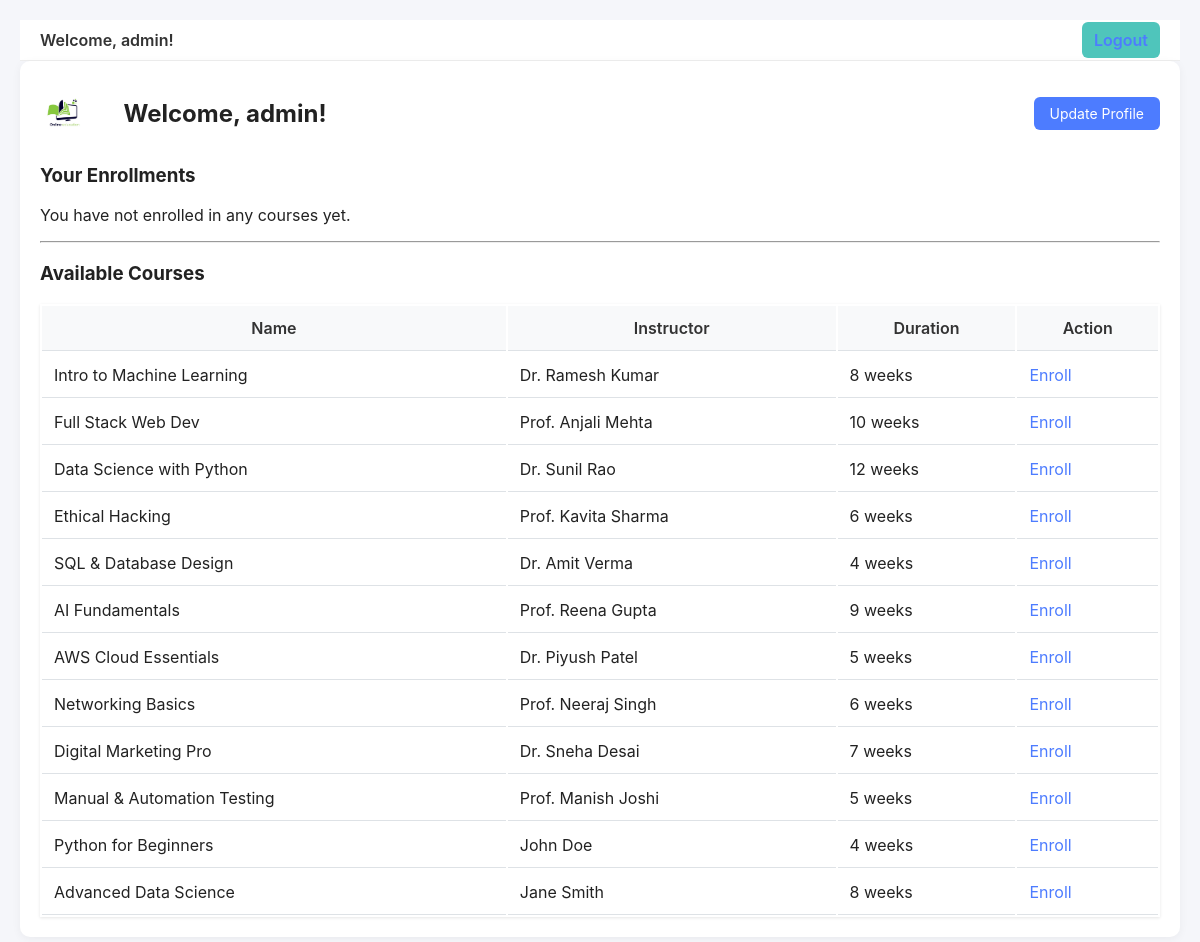
The page /home (signed in) on the database its author committed.
### app/models.py (models this page shows, shortened)
class Users(db.Model):
    __tablename__ = 'Users'
    user_id = db.Column(db.Integer, primary_key=True)
    username = db.Column(db.String(50), nullable=False)
    email = db.Column(db.String(100), unique=True, nullable=False)
    password = db.Column(db.String(50), nullable=False)
    enrollments = db.relationship('Enrollments', back_populates='user')

class Courses(db.Model):
    __tablename__ = 'Courses'
    course_id = db.Column(db.Integer, primary_key=True)
    course_name = db.Column(db.String(100), nullable=False)
    instructor_id = db.Column(db.Integer, db.ForeignKey('Instructors.instructor_id'))
    duration = db.Column(db.String(20))
    instructor = db.relationship('Instructors', back_populates='courses')
    enrollments = db.relationship('Enrollments', back_populates='course')

class Instructors(db.Model):
    __tablename__ = 'Instructors'
    instructor_id = db.Column(db.Integer, primary_key=True)
    instructor_name = db.Column(db.String(50), nullable=False)
    expertise = db.Column(db.String(100), nullable=False)
    contact = db.Column(db.String(15))
    courses = db.relationship('Courses', back_populates='instructor')

### app/routes/auth.py (the view)
@auth_bp.route('/home')
def home():
    if 'user_id' not in session:
        flash("Please login first.", "warning")
        return redirect(url_for('auth.login'))
    user = Users.query.get(session['user_id'])
    enrollments = Enrollments.query.filter_by(user_id=user.user_id).all()
    all_courses = Courses.query.all()
    return render_template('home.html', user=user, enrollments=enrollments, courses=all_courses)

### app/templates/home.html (shortened to what this page needs)
{% extends "base.html" %}
{% block content %}
<div class="user-dashboard">
  <div class="dashboard-header">
    <div class="login-logo">
      <img src="{{ url_for('static', filename='images/logo.png') }}" alt="Online Education logo">
    </div>
    <div class="header-content">
      <h2>Welcome, {{ user.username }}!</h2>
      <a href="{{ url_for('auth.update_user') }}" class="update-profile-btn">Update Profile</a>
    </div>
  </div>
  <div class="dashboard-section">
    <h3>Your Enrollments</h3>
{% if enrollments %}
<table border="1" cellpadding="5">
  <tr><th>Course</th><th>Instructor</th><th>Status</th><th>Date</th></tr>
  {% for e in enrollments %}
  <tr>
    <td>{{ e.course.course_name }}</td>
    <td>{{ e.course.instructor.instructor_name }}</td>
    <td>{{ e.status }}</td>
    <td>{{ e.enrollment_date }}</td>
  </tr>
  {% endfor %}
</table>
{% else %}
<p>You have not enrolled in any courses yet.</p>
{% endif %}
<hr>
<h3>Available Courses</h3>
<table border="1" cellpadding="5">
  <tr><th>Name</th><th>Instructor</th><th>Duration</th><th>Action</th></tr>
  {% for c in courses %}
  <tr>
    <td>{{ c.course_name }}</td>
    <td>{{ c.instructor.instructor_name }}</td>
    <td>{{ c.duration }}</td>
    <td><a href="{{ url_for('auth.enroll', course_id=c.course_id) }}">Enroll</a></td>
  </tr>
  {% endfor %}
</table>
{% endblock %}

### app/templates/base.html (shortened to what this page needs)
<!DOCTYPE html>
<html lang="en">
<head>
  <link rel="stylesheet" href="{{ url_for('static', filename='css/styles.css') }}">
</head>
<body>
  <header class="topbar">
    <div class="topbar-inner">
      {% if 'admin' in request.endpoint %}
      {% elif user %}
        <div class="topbar-left">Welcome, {{ user.username }}!</div>
        <div class="topbar-right"><a href="{{ url_for('auth.logout') }}" class="logout-btn">Logout</a></div>
      {% else %}
        <div class="topbar-right">
          <a href="{{ url_for('auth.login') }}">Login</a>
          &nbsp;|&nbsp;
          <a href="{{ url_for('auth.register') }}">Sign up</a>
        </div>
      {% endif %}
    </div>
  </header>
  {% block content %}{% endblock %}
</body>
</html>

### app/static/css/styles.css (style rules this page uses)
body { font-family: 'Inter', sans-serif; background-color: #f5f6fa; margin: 0; padding: 20px; color: #222; min-height: 100vh; }
.topbar { background: white; border-bottom: 1px solid #eee; padding: 10px 20px; }
.topbar-left { font-weight: 600; color: #333; }
.topbar-right a { color: #4d7cff; text-decoration: none; margin-left: 8px; font-weight: 600; }
.logout-btn { background: #4fc5bb; color: white; padding: 8px 12px; border-radius: 6px; text-decoration: none; font-weight: 600; }
.user-dashboard { max-width: 1200px; margin: 0 auto; padding: 20px; background: white; border-radius: 10px; box-shadow: 0 2px 10px rgba(0,0,0,0.05); }
.header-content { display: flex; align-items: center; justify-content: space-between; flex-grow: 1; margin-left: 20px; }
.header-content h2 { margin: 0; }
.update-profile-btn { background: #4d7cff; color: white; padding: 8px 16px; border-radius: 6px; text-decoration: none; font-size: 14px; transition: background-color 0.3s; }
.dashboard-section table { width: 100%; margin-top: 15px; border: none; box-shadow: 0 1px 3px rgba(0,0,0,0.1); }
.dashboard-section th { background: #f8f9fa; font-weight: 600; color: #333; }
.dashboard-section td, .dashboard-section th { padding: 12px; border: none; border-bottom: 1px solid #dee2e6; }
.dashboard-section a { color: #4d7cff; text-decoration: none; }
.dashboard-header { display: flex; align-items: center; justify-content: space-between; gap: 16px; padding: 12px 0; }
.login-logo img { height: 40px; width: auto; display: block; }

### rows shown on the page
Users: username "admin"
Courses: course_name "Intro to Machine Learning", instructor.instructor_name "Dr. Ramesh Kumar", duration "8 weeks"
Courses: course_name "Full Stack Web Dev", instructor.instructor_name "Prof. Anjali Mehta", duration "10 weeks"
Courses: course_name "Data Science with Python", instructor.instructor_name "Dr. Sunil Rao", duration "12 weeks"
Courses: course_name "Ethical Hacking", instructor.instructor_name "Prof. Kavita Sharma", duration "6 weeks"
Courses: course_name "SQL & Database Design", instructor.instructor_name "Dr. Amit Verma", duration "4 weeks"
Courses: course_name "AI Fundamentals", instructor.instructor_name "Prof. Reena Gupta", duration "9 weeks"
Courses: course_name "AWS Cloud Essentials", instructor.instructor_name "Dr. Piyush Patel", duration "5 weeks"
Courses: course_name "Networking Basics", instructor.instructor_name "Prof. Neeraj Singh", duration "6 weeks"
Courses: course_name "Digital Marketing Pro", instructor.instructor_name "Dr. Sneha Desai", duration "7 weeks"
Courses: course_name "Manual & Automation Testing", instructor.instructor_name "Prof. Manish Joshi", duration "5 weeks"
Courses: course_name "Python for Beginners", instructor.instructor_name "John Doe", duration "4 weeks"
Courses: course_name "Advanced Data Science", instructor.instructor_name "Jane Smith", duration "8 weeks"
